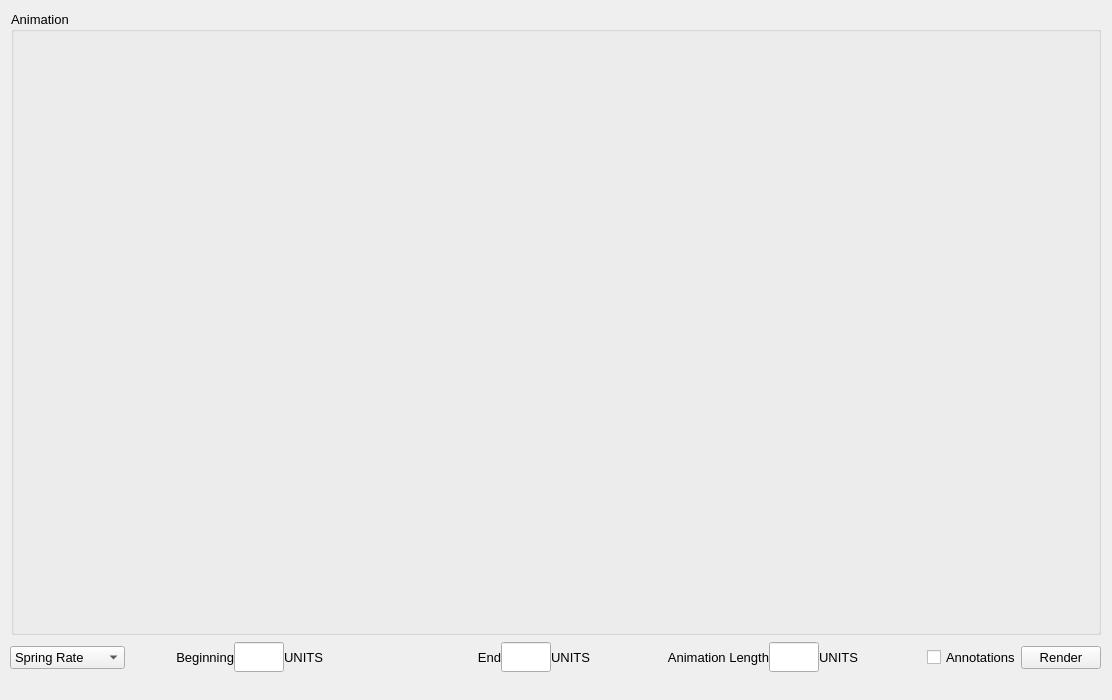
<?xml version="1.0" encoding="UTF-8"?>
<ui version="4.0">
 <class>Form</class>
 <widget class="QWidget" name="Form">
  <property name="geometry">
   <rect>
    <x>0</x>
    <y>0</y>
    <width>1112</width>
    <height>700</height>
   </rect>
  </property>
  <property name="font">
   <font>
    <pointsize>10</pointsize>
   </font>
  </property>
  <property name="cursor">
   <cursorShape>ArrowCursor</cursorShape>
  </property>
  <property name="windowTitle">
   <string>Form</string>
  </property>
  <property name="autoFillBackground">
   <bool>false</bool>
  </property>
  <widget class="QGroupBox" name="annimGBox">
   <property name="geometry">
    <rect>
     <x>11</x>
     <y>11</y>
     <width>1090</width>
     <height>624</height>
    </rect>
   </property>
   <property name="title">
    <string>Animation</string>
   </property>
  </widget>
  <widget class="QWidget" name="">
   <property name="geometry">
    <rect>
     <x>10</x>
     <y>640</y>
     <width>1091</width>
     <height>35</height>
    </rect>
   </property>
   <layout class="QHBoxLayout" name="horizontalLayout_4" stretch="0,0,0,0,0,0">
    <property name="spacing">
     <number>0</number>
    </property>
    <property name="sizeConstraint">
     <enum>QLayout::SetDefaultConstraint</enum>
    </property>
    <property name="bottomMargin">
     <number>0</number>
    </property>
    <item>
     <widget class="QComboBox" name="simTypeCBox">
      <property name="cursor">
       <cursorShape>PointingHandCursor</cursorShape>
      </property>
      <property name="frame">
       <bool>true</bool>
      </property>
      <item>
       <property name="text">
        <string>Spring Rate</string>
       </property>
      </item>
      <item>
       <property name="text">
        <string>Spring Preload</string>
       </property>
      </item>
      <item>
       <property name="text">
        <string>Airgap</string>
       </property>
      </item>
     </widget>
    </item>
    <item>
     <layout class="QHBoxLayout" name="horizontalLayout" stretch="0,0,0">
      <item>
       <widget class="QLabel" name="LEditLabel1">
        <property name="text">
         <string>Beginning</string>
        </property>
        <property name="alignment">
         <set>Qt::AlignRight|Qt::AlignTrailing|Qt::AlignVCenter</set>
        </property>
        <property name="margin">
         <number>5</number>
        </property>
       </widget>
      </item>
      <item>
       <widget class="QLineEdit" name="lineEdit1">
        <property name="maximumSize">
         <size>
          <width>50</width>
          <height>30</height>
         </size>
        </property>
       </widget>
      </item>
      <item>
       <widget class="QLabel" name="LEditUnit1">
        <property name="text">
         <string>UNITS</string>
        </property>
        <property name="alignment">
         <set>Qt::AlignLeading|Qt::AlignLeft|Qt::AlignVCenter</set>
        </property>
        <property name="margin">
         <number>5</number>
        </property>
       </widget>
      </item>
     </layout>
    </item>
    <item>
     <layout class="QHBoxLayout" name="horizontalLayout_2">
      <item>
       <widget class="QLabel" name="LEditLabel1_2">
        <property name="text">
         <string>End</string>
        </property>
        <property name="alignment">
         <set>Qt::AlignRight|Qt::AlignTrailing|Qt::AlignVCenter</set>
        </property>
       </widget>
      </item>
      <item>
       <widget class="QLineEdit" name="lineEdit2">
        <property name="maximumSize">
         <size>
          <width>50</width>
          <height>30</height>
         </size>
        </property>
       </widget>
      </item>
      <item>
       <widget class="QLabel" name="LEditUnit2">
        <property name="text">
         <string>UNITS</string>
        </property>
        <property name="alignment">
         <set>Qt::AlignLeading|Qt::AlignLeft|Qt::AlignVCenter</set>
        </property>
       </widget>
      </item>
     </layout>
    </item>
    <item>
     <layout class="QHBoxLayout" name="horizontalLayout_3">
      <item>
       <widget class="QLabel" name="LEditLabel1_3">
        <property name="text">
         <string>Animation Length</string>
        </property>
        <property name="alignment">
         <set>Qt::AlignRight|Qt::AlignTrailing|Qt::AlignVCenter</set>
        </property>
       </widget>
      </item>
      <item>
       <widget class="QLineEdit" name="lineEdit3">
        <property name="maximumSize">
         <size>
          <width>50</width>
          <height>30</height>
         </size>
        </property>
       </widget>
      </item>
      <item>
       <widget class="QLabel" name="LEditUnit3">
        <property name="text">
         <string>UNITS</string>
        </property>
        <property name="alignment">
         <set>Qt::AlignLeading|Qt::AlignLeft|Qt::AlignVCenter</set>
        </property>
       </widget>
      </item>
     </layout>
    </item>
    <item>
     <widget class="QCheckBox" name="annotCkBox">
      <property name="text">
       <string>Annotations</string>
      </property>
     </widget>
    </item>
    <item>
     <widget class="QPushButton" name="goButton">
      <property name="text">
       <string>Render</string>
      </property>
     </widget>
    </item>
   </layout>
   <zorder>simTypeCBox</zorder>
  </widget>
 </widget>
 <resources/>
 <connections/>
</ui>
